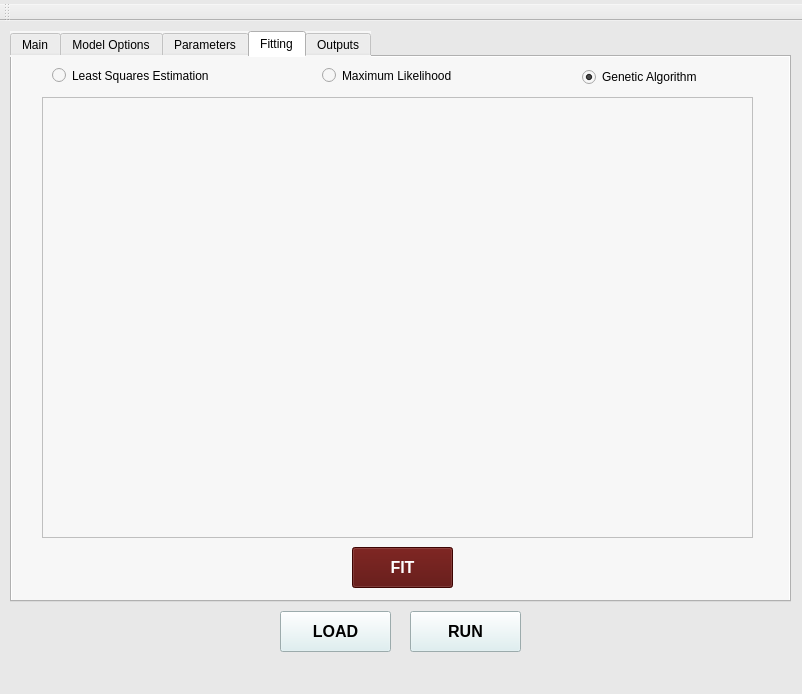
<?xml version="1.0" encoding="UTF-8"?>
<ui version="4.0">
 <class>MS_PROD_MainWindow</class>
 <widget class="QMainWindow" name="MS_PROD_MainWindow">
  <property name="geometry">
   <rect>
    <x>0</x>
    <y>0</y>
    <width>802</width>
    <height>694</height>
   </rect>
  </property>
  <property name="sizePolicy">
   <sizepolicy hsizetype="Maximum" vsizetype="Maximum">
    <horstretch>0</horstretch>
    <verstretch>0</verstretch>
   </sizepolicy>
  </property>
  <property name="windowTitle">
   <string>KRAKEN (1.1)</string>
  </property>
  <property name="styleSheet">
   <string notr="true">background-color: rgb(232, 232, 232);</string>
  </property>
  <widget class="QWidget" name="centralWidget">
   <widget class="QTabWidget" name="tabMainWidget">
    <property name="geometry">
     <rect>
      <x>10</x>
      <y>10</y>
      <width>781</width>
      <height>571</height>
     </rect>
    </property>
    <property name="styleSheet">
     <string notr="true">background-color: rgb(247, 247, 247);</string>
    </property>
    <property name="currentIndex">
     <number>3</number>
    </property>
    <widget class="QWidget" name="tabMain">
     <attribute name="title">
      <string>Main</string>
     </attribute>
     <widget class="QLabel" name="imageMain">
      <property name="geometry">
       <rect>
        <x>10</x>
        <y>10</y>
        <width>751</width>
        <height>521</height>
       </rect>
      </property>
      <property name="text">
       <string/>
      </property>
      <property name="pixmap">
       <pixmap resource="MS_PROD_resource_QT.qrc">:/new/MyImages/MS_PROD_MAIN_IMAGE.jpg</pixmap>
      </property>
      <property name="scaledContents">
       <bool>true</bool>
      </property>
     </widget>
    </widget>
    <widget class="QWidget" name="tabModelForm">
     <attribute name="title">
      <string>Model Options</string>
     </attribute>
     <widget class="QCheckBox" name="cb_modelOpts_GC">
      <property name="geometry">
       <rect>
        <x>20</x>
        <y>10</y>
        <width>111</width>
        <height>17</height>
       </rect>
      </property>
      <property name="text">
       <string>Guild Competition</string>
      </property>
      <property name="checked">
       <bool>true</bool>
      </property>
     </widget>
     <widget class="QCheckBox" name="cb_ModelOpts_SC">
      <property name="geometry">
       <rect>
        <x>170</x>
        <y>10</y>
        <width>121</width>
        <height>17</height>
       </rect>
      </property>
      <property name="text">
       <string>Species Competition</string>
      </property>
      <property name="checked">
       <bool>true</bool>
      </property>
     </widget>
     <widget class="QCheckBox" name="cb_ModelOpts_Pred">
      <property name="geometry">
       <rect>
        <x>340</x>
        <y>10</y>
        <width>70</width>
        <height>17</height>
       </rect>
      </property>
      <property name="text">
       <string>Predation</string>
      </property>
      <property name="checked">
       <bool>true</bool>
      </property>
     </widget>
     <widget class="QCheckBox" name="cb_ModelOpts_Clim">
      <property name="geometry">
       <rect>
        <x>570</x>
        <y>10</y>
        <width>70</width>
        <height>17</height>
       </rect>
      </property>
      <property name="text">
       <string>Climate</string>
      </property>
      <property name="checked">
       <bool>true</bool>
      </property>
     </widget>
     <widget class="QCheckBox" name="cb_ModelOpts_Expl">
      <property name="geometry">
       <rect>
        <x>460</x>
        <y>10</y>
        <width>81</width>
        <height>17</height>
       </rect>
      </property>
      <property name="text">
       <string>Exploitation</string>
      </property>
      <property name="checked">
       <bool>true</bool>
      </property>
     </widget>
     <widget class="QCheckBox" name="cb_ModelOpts_SO">
      <property name="geometry">
       <rect>
        <x>660</x>
        <y>10</y>
        <width>101</width>
        <height>17</height>
       </rect>
      </property>
      <property name="text">
       <string>Spatial Overlap</string>
      </property>
      <property name="checked">
       <bool>true</bool>
      </property>
     </widget>
     <widget class="QGroupBox" name="gb_Forms_Predation">
      <property name="geometry">
       <rect>
        <x>20</x>
        <y>50</y>
        <width>311</width>
        <height>131</height>
       </rect>
      </property>
      <property name="title">
       <string>Predation Functional Forms</string>
      </property>
      <widget class="QRadioButton" name="rb_Pred_Form_Type1">
       <property name="geometry">
        <rect>
         <x>20</x>
         <y>30</y>
         <width>82</width>
         <height>17</height>
        </rect>
       </property>
       <property name="text">
        <string>Type I</string>
       </property>
       <property name="checked">
        <bool>true</bool>
       </property>
      </widget>
      <widget class="QRadioButton" name="rb_Pred_Form_Type2">
       <property name="geometry">
        <rect>
         <x>20</x>
         <y>60</y>
         <width>82</width>
         <height>17</height>
        </rect>
       </property>
       <property name="text">
        <string>Type II</string>
       </property>
       <property name="checked">
        <bool>false</bool>
       </property>
      </widget>
      <widget class="QRadioButton" name="rb_Pred_Form_Type3">
       <property name="geometry">
        <rect>
         <x>20</x>
         <y>90</y>
         <width>82</width>
         <height>17</height>
        </rect>
       </property>
       <property name="text">
        <string>Type III</string>
       </property>
      </widget>
     </widget>
     <widget class="QGroupBox" name="rb_Expl_Forms_Harvest">
      <property name="geometry">
       <rect>
        <x>350</x>
        <y>50</y>
        <width>401</width>
        <height>131</height>
       </rect>
      </property>
      <property name="title">
       <string>Exploitation Forms</string>
      </property>
      <widget class="QRadioButton" name="rb_Expl_Form_F">
       <property name="geometry">
        <rect>
         <x>20</x>
         <y>30</y>
         <width>101</width>
         <height>17</height>
        </rect>
       </property>
       <property name="text">
        <string>Fishing mortality</string>
       </property>
       <property name="checked">
        <bool>true</bool>
       </property>
      </widget>
      <widget class="QRadioButton" name="rb_Expl_Form_qE">
       <property name="geometry">
        <rect>
         <x>20</x>
         <y>90</y>
         <width>131</width>
         <height>17</height>
        </rect>
       </property>
       <property name="text">
        <string>Effort and catchability</string>
       </property>
      </widget>
     </widget>
     <widget class="QGroupBox" name="gb_Forms_Stochastic">
      <property name="geometry">
       <rect>
        <x>80</x>
        <y>190</y>
        <width>541</width>
        <height>171</height>
       </rect>
      </property>
      <property name="title">
       <string>Stochastic Form</string>
      </property>
      <widget class="QRadioButton" name="rb_stochastic_none">
       <property name="geometry">
        <rect>
         <x>30</x>
         <y>40</y>
         <width>82</width>
         <height>17</height>
        </rect>
       </property>
       <property name="text">
        <string>None</string>
       </property>
       <property name="checked">
        <bool>true</bool>
       </property>
      </widget>
      <widget class="QRadioButton" name="rb_stochastic_white_noise">
       <property name="geometry">
        <rect>
         <x>30</x>
         <y>80</y>
         <width>82</width>
         <height>17</height>
        </rect>
       </property>
       <property name="text">
        <string>White Noise</string>
       </property>
      </widget>
      <widget class="QRadioButton" name="rb_stochastic_annual">
       <property name="geometry">
        <rect>
         <x>190</x>
         <y>40</y>
         <width>82</width>
         <height>17</height>
        </rect>
       </property>
       <property name="text">
        <string>Annual</string>
       </property>
      </widget>
      <widget class="QRadioButton" name="rb_stochastic2_once_at_start">
       <property name="geometry">
        <rect>
         <x>190</x>
         <y>80</y>
         <width>82</width>
         <height>17</height>
        </rect>
       </property>
       <property name="text">
        <string>Once at Start</string>
       </property>
      </widget>
      <widget class="QRadioButton" name="radioButton_6">
       <property name="geometry">
        <rect>
         <x>30</x>
         <y>120</y>
         <width>82</width>
         <height>17</height>
        </rect>
       </property>
       <property name="text">
        <string>Red Noise</string>
       </property>
      </widget>
     </widget>
    </widget>
    <widget class="QWidget" name="tabParams">
     <attribute name="title">
      <string>Parameters</string>
     </attribute>
     <widget class="QTabWidget" name="tabParamsSubPage">
      <property name="geometry">
       <rect>
        <x>0</x>
        <y>10</y>
        <width>771</width>
        <height>531</height>
       </rect>
      </property>
      <property name="tabPosition">
       <enum>QTabWidget::West</enum>
      </property>
      <property name="currentIndex">
       <number>0</number>
      </property>
      <widget class="QWidget" name="tabSystem">
       <attribute name="title">
        <string>System</string>
       </attribute>
       <widget class="QLineEdit" name="leSystemK">
        <property name="geometry">
         <rect>
          <x>270</x>
          <y>70</y>
          <width>113</width>
          <height>31</height>
         </rect>
        </property>
        <property name="font">
         <font>
          <pointsize>16</pointsize>
         </font>
        </property>
        <property name="text">
         <string>0</string>
        </property>
       </widget>
       <widget class="QLabel" name="labelSystemK">
        <property name="geometry">
         <rect>
          <x>190</x>
          <y>80</y>
          <width>71</width>
          <height>16</height>
         </rect>
        </property>
        <property name="font">
         <font>
          <pointsize>12</pointsize>
         </font>
        </property>
        <property name="text">
         <string>System K</string>
        </property>
       </widget>
       <widget class="QLineEdit" name="leUnits">
        <property name="geometry">
         <rect>
          <x>270</x>
          <y>120</y>
          <width>61</width>
          <height>31</height>
         </rect>
        </property>
        <property name="font">
         <font>
          <pointsize>16</pointsize>
         </font>
        </property>
        <property name="text">
         <string>mt</string>
        </property>
       </widget>
       <widget class="QLabel" name="labelUnits">
        <property name="geometry">
         <rect>
          <x>220</x>
          <y>130</y>
          <width>46</width>
          <height>13</height>
         </rect>
        </property>
        <property name="font">
         <font>
          <pointsize>12</pointsize>
         </font>
        </property>
        <property name="text">
         <string>Units</string>
        </property>
       </widget>
      </widget>
      <widget class="QWidget" name="tabBiology">
       <attribute name="title">
        <string>Biology</string>
       </attribute>
      </widget>
      <widget class="QWidget" name="tabWGC_2">
       <attribute name="title">
        <string>WGC</string>
       </attribute>
      </widget>
      <widget class="QWidget" name="tabBGC_2">
       <attribute name="title">
        <string>BGC</string>
       </attribute>
      </widget>
      <widget class="QWidget" name="tabPredation_2">
       <attribute name="title">
        <string>Predation</string>
       </attribute>
      </widget>
      <widget class="QWidget" name="tabSpatialOverlap">
       <attribute name="title">
        <string>Spatial Overlap</string>
       </attribute>
      </widget>
      <widget class="QWidget" name="tabHarvest">
       <attribute name="title">
        <string>Exploitation</string>
       </attribute>
      </widget>
     </widget>
    </widget>
    <widget class="QWidget" name="tabFitting">
     <attribute name="title">
      <string>Fitting</string>
     </attribute>
     <widget class="QTextBrowser" name="textBrowser">
      <property name="geometry">
       <rect>
        <x>30</x>
        <y>40</y>
        <width>711</width>
        <height>441</height>
       </rect>
      </property>
      <property name="palette">
       <palette>
        <active>
         <colorrole role="WindowText">
          <brush brushstyle="SolidPattern">
           <color alpha="255">
            <red>0</red>
            <green>0</green>
            <blue>0</blue>
           </color>
          </brush>
         </colorrole>
         <colorrole role="Button">
          <brush brushstyle="SolidPattern">
           <color alpha="255">
            <red>255</red>
            <green>255</green>
            <blue>255</blue>
           </color>
          </brush>
         </colorrole>
         <colorrole role="Light">
          <brush brushstyle="SolidPattern">
           <color alpha="255">
            <red>255</red>
            <green>255</green>
            <blue>255</blue>
           </color>
          </brush>
         </colorrole>
         <colorrole role="Midlight">
          <brush brushstyle="SolidPattern">
           <color alpha="255">
            <red>255</red>
            <green>255</green>
            <blue>255</blue>
           </color>
          </brush>
         </colorrole>
         <colorrole role="Dark">
          <brush brushstyle="SolidPattern">
           <color alpha="255">
            <red>127</red>
            <green>127</green>
            <blue>127</blue>
           </color>
          </brush>
         </colorrole>
         <colorrole role="Mid">
          <brush brushstyle="SolidPattern">
           <color alpha="255">
            <red>170</red>
            <green>170</green>
            <blue>170</blue>
           </color>
          </brush>
         </colorrole>
         <colorrole role="Text">
          <brush brushstyle="SolidPattern">
           <color alpha="255">
            <red>0</red>
            <green>0</green>
            <blue>0</blue>
           </color>
          </brush>
         </colorrole>
         <colorrole role="BrightText">
          <brush brushstyle="SolidPattern">
           <color alpha="255">
            <red>255</red>
            <green>255</green>
            <blue>255</blue>
           </color>
          </brush>
         </colorrole>
         <colorrole role="ButtonText">
          <brush brushstyle="SolidPattern">
           <color alpha="255">
            <red>0</red>
            <green>0</green>
            <blue>0</blue>
           </color>
          </brush>
         </colorrole>
         <colorrole role="Base">
          <brush brushstyle="SolidPattern">
           <color alpha="255">
            <red>255</red>
            <green>255</green>
            <blue>255</blue>
           </color>
          </brush>
         </colorrole>
         <colorrole role="Window">
          <brush brushstyle="SolidPattern">
           <color alpha="255">
            <red>255</red>
            <green>255</green>
            <blue>255</blue>
           </color>
          </brush>
         </colorrole>
         <colorrole role="Shadow">
          <brush brushstyle="SolidPattern">
           <color alpha="255">
            <red>0</red>
            <green>0</green>
            <blue>0</blue>
           </color>
          </brush>
         </colorrole>
         <colorrole role="AlternateBase">
          <brush brushstyle="SolidPattern">
           <color alpha="255">
            <red>255</red>
            <green>255</green>
            <blue>255</blue>
           </color>
          </brush>
         </colorrole>
         <colorrole role="ToolTipBase">
          <brush brushstyle="SolidPattern">
           <color alpha="255">
            <red>255</red>
            <green>255</green>
            <blue>220</blue>
           </color>
          </brush>
         </colorrole>
         <colorrole role="ToolTipText">
          <brush brushstyle="SolidPattern">
           <color alpha="255">
            <red>0</red>
            <green>0</green>
            <blue>0</blue>
           </color>
          </brush>
         </colorrole>
        </active>
        <inactive>
         <colorrole role="WindowText">
          <brush brushstyle="SolidPattern">
           <color alpha="255">
            <red>0</red>
            <green>0</green>
            <blue>0</blue>
           </color>
          </brush>
         </colorrole>
         <colorrole role="Button">
          <brush brushstyle="SolidPattern">
           <color alpha="255">
            <red>255</red>
            <green>255</green>
            <blue>255</blue>
           </color>
          </brush>
         </colorrole>
         <colorrole role="Light">
          <brush brushstyle="SolidPattern">
           <color alpha="255">
            <red>255</red>
            <green>255</green>
            <blue>255</blue>
           </color>
          </brush>
         </colorrole>
         <colorrole role="Midlight">
          <brush brushstyle="SolidPattern">
           <color alpha="255">
            <red>255</red>
            <green>255</green>
            <blue>255</blue>
           </color>
          </brush>
         </colorrole>
         <colorrole role="Dark">
          <brush brushstyle="SolidPattern">
           <color alpha="255">
            <red>127</red>
            <green>127</green>
            <blue>127</blue>
           </color>
          </brush>
         </colorrole>
         <colorrole role="Mid">
          <brush brushstyle="SolidPattern">
           <color alpha="255">
            <red>170</red>
            <green>170</green>
            <blue>170</blue>
           </color>
          </brush>
         </colorrole>
         <colorrole role="Text">
          <brush brushstyle="SolidPattern">
           <color alpha="255">
            <red>0</red>
            <green>0</green>
            <blue>0</blue>
           </color>
          </brush>
         </colorrole>
         <colorrole role="BrightText">
          <brush brushstyle="SolidPattern">
           <color alpha="255">
            <red>255</red>
            <green>255</green>
            <blue>255</blue>
           </color>
          </brush>
         </colorrole>
         <colorrole role="ButtonText">
          <brush brushstyle="SolidPattern">
           <color alpha="255">
            <red>0</red>
            <green>0</green>
            <blue>0</blue>
           </color>
          </brush>
         </colorrole>
         <colorrole role="Base">
          <brush brushstyle="SolidPattern">
           <color alpha="255">
            <red>255</red>
            <green>255</green>
            <blue>255</blue>
           </color>
          </brush>
         </colorrole>
         <colorrole role="Window">
          <brush brushstyle="SolidPattern">
           <color alpha="255">
            <red>255</red>
            <green>255</green>
            <blue>255</blue>
           </color>
          </brush>
         </colorrole>
         <colorrole role="Shadow">
          <brush brushstyle="SolidPattern">
           <color alpha="255">
            <red>0</red>
            <green>0</green>
            <blue>0</blue>
           </color>
          </brush>
         </colorrole>
         <colorrole role="AlternateBase">
          <brush brushstyle="SolidPattern">
           <color alpha="255">
            <red>255</red>
            <green>255</green>
            <blue>255</blue>
           </color>
          </brush>
         </colorrole>
         <colorrole role="ToolTipBase">
          <brush brushstyle="SolidPattern">
           <color alpha="255">
            <red>255</red>
            <green>255</green>
            <blue>220</blue>
           </color>
          </brush>
         </colorrole>
         <colorrole role="ToolTipText">
          <brush brushstyle="SolidPattern">
           <color alpha="255">
            <red>0</red>
            <green>0</green>
            <blue>0</blue>
           </color>
          </brush>
         </colorrole>
        </inactive>
        <disabled>
         <colorrole role="WindowText">
          <brush brushstyle="SolidPattern">
           <color alpha="255">
            <red>127</red>
            <green>127</green>
            <blue>127</blue>
           </color>
          </brush>
         </colorrole>
         <colorrole role="Button">
          <brush brushstyle="SolidPattern">
           <color alpha="255">
            <red>255</red>
            <green>255</green>
            <blue>255</blue>
           </color>
          </brush>
         </colorrole>
         <colorrole role="Light">
          <brush brushstyle="SolidPattern">
           <color alpha="255">
            <red>255</red>
            <green>255</green>
            <blue>255</blue>
           </color>
          </brush>
         </colorrole>
         <colorrole role="Midlight">
          <brush brushstyle="SolidPattern">
           <color alpha="255">
            <red>255</red>
            <green>255</green>
            <blue>255</blue>
           </color>
          </brush>
         </colorrole>
         <colorrole role="Dark">
          <brush brushstyle="SolidPattern">
           <color alpha="255">
            <red>127</red>
            <green>127</green>
            <blue>127</blue>
           </color>
          </brush>
         </colorrole>
         <colorrole role="Mid">
          <brush brushstyle="SolidPattern">
           <color alpha="255">
            <red>170</red>
            <green>170</green>
            <blue>170</blue>
           </color>
          </brush>
         </colorrole>
         <colorrole role="Text">
          <brush brushstyle="SolidPattern">
           <color alpha="255">
            <red>127</red>
            <green>127</green>
            <blue>127</blue>
           </color>
          </brush>
         </colorrole>
         <colorrole role="BrightText">
          <brush brushstyle="SolidPattern">
           <color alpha="255">
            <red>255</red>
            <green>255</green>
            <blue>255</blue>
           </color>
          </brush>
         </colorrole>
         <colorrole role="ButtonText">
          <brush brushstyle="SolidPattern">
           <color alpha="255">
            <red>127</red>
            <green>127</green>
            <blue>127</blue>
           </color>
          </brush>
         </colorrole>
         <colorrole role="Base">
          <brush brushstyle="SolidPattern">
           <color alpha="255">
            <red>255</red>
            <green>255</green>
            <blue>255</blue>
           </color>
          </brush>
         </colorrole>
         <colorrole role="Window">
          <brush brushstyle="SolidPattern">
           <color alpha="255">
            <red>255</red>
            <green>255</green>
            <blue>255</blue>
           </color>
          </brush>
         </colorrole>
         <colorrole role="Shadow">
          <brush brushstyle="SolidPattern">
           <color alpha="255">
            <red>0</red>
            <green>0</green>
            <blue>0</blue>
           </color>
          </brush>
         </colorrole>
         <colorrole role="AlternateBase">
          <brush brushstyle="SolidPattern">
           <color alpha="255">
            <red>255</red>
            <green>255</green>
            <blue>255</blue>
           </color>
          </brush>
         </colorrole>
         <colorrole role="ToolTipBase">
          <brush brushstyle="SolidPattern">
           <color alpha="255">
            <red>255</red>
            <green>255</green>
            <blue>220</blue>
           </color>
          </brush>
         </colorrole>
         <colorrole role="ToolTipText">
          <brush brushstyle="SolidPattern">
           <color alpha="255">
            <red>0</red>
            <green>0</green>
            <blue>0</blue>
           </color>
          </brush>
         </colorrole>
        </disabled>
       </palette>
      </property>
      <property name="autoFillBackground">
       <bool>false</bool>
      </property>
     </widget>
     <widget class="QRadioButton" name="rb_Fitting_LSE">
      <property name="geometry">
       <rect>
        <x>40</x>
        <y>10</y>
        <width>211</width>
        <height>17</height>
       </rect>
      </property>
      <property name="text">
       <string>Least Squares Estimation</string>
      </property>
      <property name="checked">
       <bool>false</bool>
      </property>
     </widget>
     <widget class="QRadioButton" name="rb_Fitting_ML">
      <property name="geometry">
       <rect>
        <x>310</x>
        <y>10</y>
        <width>181</width>
        <height>17</height>
       </rect>
      </property>
      <property name="text">
       <string>Maximum Likelihood</string>
      </property>
     </widget>
     <widget class="QRadioButton" name="rb_Fitting_GA">
      <property name="geometry">
       <rect>
        <x>570</x>
        <y>10</y>
        <width>171</width>
        <height>20</height>
       </rect>
      </property>
      <property name="text">
       <string>Genetic Algorithm</string>
      </property>
      <property name="checked">
       <bool>true</bool>
      </property>
     </widget>
     <widget class="QPushButton" name="pb_fit">
      <property name="geometry">
       <rect>
        <x>340</x>
        <y>490</y>
        <width>101</width>
        <height>41</height>
       </rect>
      </property>
      <property name="font">
       <font>
        <pointsize>12</pointsize>
        <weight>75</weight>
        <bold>true</bold>
       </font>
      </property>
      <property name="styleSheet">
       <string notr="true">background-color: rgb(86, 6, 3);
color: rgb(255, 255, 255);</string>
      </property>
      <property name="text">
       <string>FIT</string>
      </property>
     </widget>
    </widget>
    <widget class="QWidget" name="tabOutputs">
     <attribute name="title">
      <string>Outputs</string>
     </attribute>
    </widget>
   </widget>
   <widget class="QPushButton" name="pb_Load">
    <property name="geometry">
     <rect>
      <x>280</x>
      <y>590</y>
      <width>111</width>
      <height>41</height>
     </rect>
    </property>
    <property name="font">
     <font>
      <pointsize>12</pointsize>
      <weight>75</weight>
      <bold>true</bold>
     </font>
    </property>
    <property name="styleSheet">
     <string notr="true">background-color: rgb(219, 239, 241);
border-color: rgb(0, 0, 127);</string>
    </property>
    <property name="text">
     <string>LOAD</string>
    </property>
   </widget>
   <widget class="QPushButton" name="pb_Run">
    <property name="geometry">
     <rect>
      <x>410</x>
      <y>590</y>
      <width>111</width>
      <height>41</height>
     </rect>
    </property>
    <property name="font">
     <font>
      <pointsize>12</pointsize>
      <weight>75</weight>
      <bold>true</bold>
     </font>
    </property>
    <property name="accessibleName">
     <string>RUN</string>
    </property>
    <property name="styleSheet">
     <string notr="true">background-color: rgb(219, 239, 241);
border-color: rgb(0, 0, 127);</string>
    </property>
    <property name="text">
     <string>RUN</string>
    </property>
   </widget>
  </widget>
  <widget class="QMenuBar" name="menuBar">
   <property name="geometry">
    <rect>
     <x>0</x>
     <y>0</y>
     <width>802</width>
     <height>25</height>
    </rect>
   </property>
   <widget class="QMenu" name="menuKRAKEN_1_0">
    <property name="title">
     <string/>
    </property>
   </widget>
   <addaction name="menuKRAKEN_1_0"/>
  </widget>
  <widget class="QToolBar" name="mainToolBar">
   <attribute name="toolBarArea">
    <enum>TopToolBarArea</enum>
   </attribute>
   <attribute name="toolBarBreak">
    <bool>false</bool>
   </attribute>
  </widget>
  <widget class="QStatusBar" name="statusBar"/>
 </widget>
 <layoutdefault spacing="6" margin="11"/>
 <resources>
  <include location="MS_PROD_resource_QT.qrc"/>
 </resources>
 <connections>
  <connection>
   <sender>pb_Load</sender>
   <signal>clicked()</signal>
   <receiver>MS_PROD_MainWindow</receiver>
   <slot>setFocus()</slot>
   <hints>
    <hint type="sourcelabel">
     <x>335</x>
     <y>642</y>
    </hint>
    <hint type="destinationlabel">
     <x>400</x>
     <y>346</y>
    </hint>
   </hints>
  </connection>
 </connections>
</ui>
